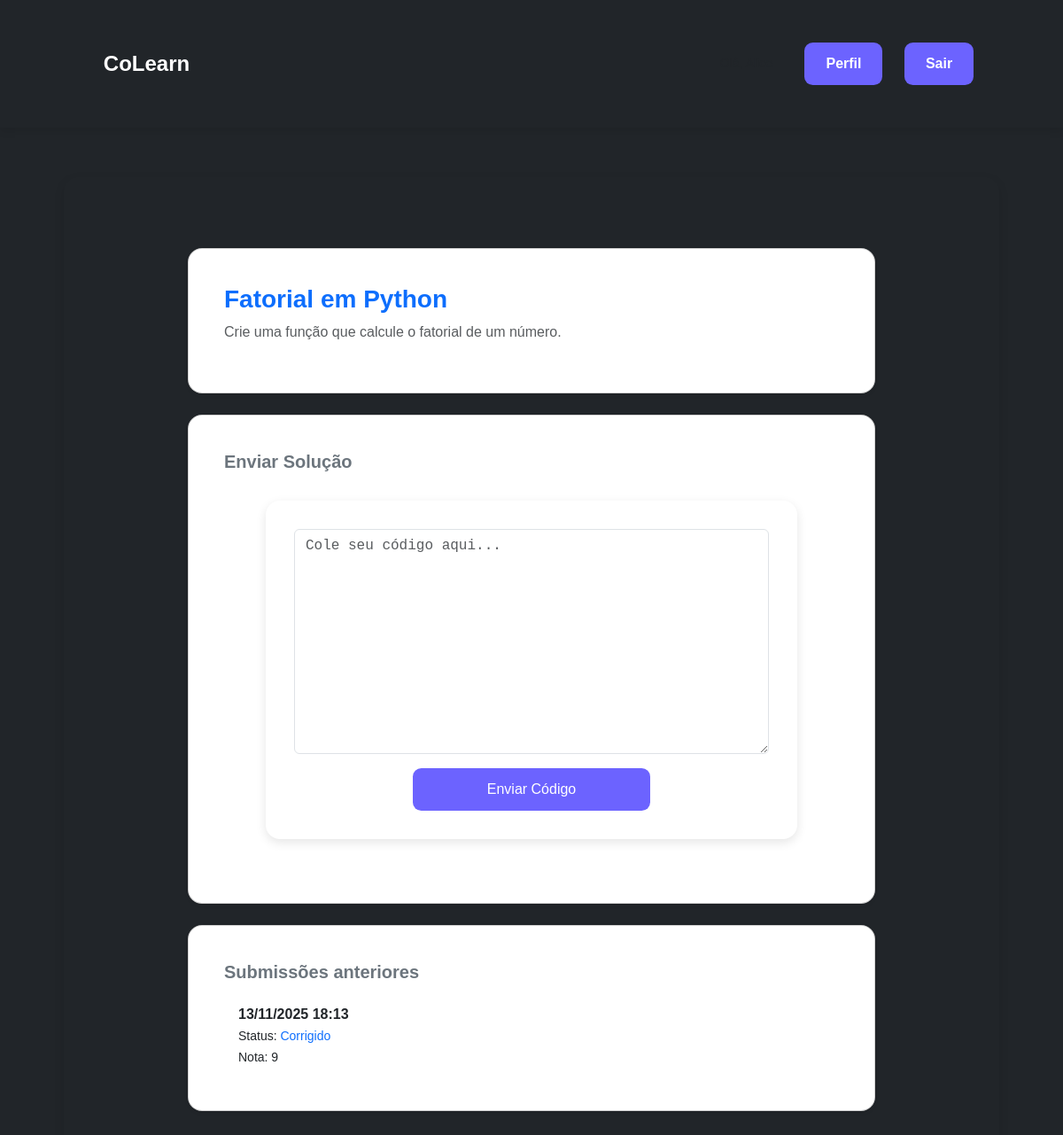
Page /exercicio/1 (signed in) on the committed database.
### app/models.py (models this page shows)
class Exercicio(db.Model):
    id = db.Column(db.Integer, primary_key=True)
    titulo = db.Column(db.String(200), nullable=False)
    descricao = db.Column(db.Text, nullable=False)
    dificuldade = db.Column(db.String(50), nullable=False)
    autor_id = db.Column(db.Integer, db.ForeignKey('usuario.id'))
    autor = db.relationship('Usuario', backref='exercicios')
    created_at = db.Column(db.DateTime, default=datetime.utcnow)

class Submissao(db.Model):
    id = db.Column(db.Integer, primary_key=True)
    codigo = db.Column(db.Text, nullable=False)
    user_id = db.Column(db.Integer, db.ForeignKey('usuario.id'))
    exercicio_id = db.Column(db.Integer, db.ForeignKey('exercicio.id'))
    status = db.Column(db.String(50), default='pendente')
    nota = db.Column(db.Integer, nullable=True)
    created_at = db.Column(db.DateTime, default=datetime.utcnow)

### app/routes.py (the view, shortened to what this page needs)
@exercicio_bp.route('/<int:id>', methods=['GET','POST'])
@login_required
def view_exercicio(id):
    exercicio = Exercicio.query.get_or_404(id)
    submissoes = Submissao.query.filter_by(user_id=current_user.id, exercicio_id=id).order_by(Submissao.created_at.desc()).all()
    return render_template('view_exercicio.html', exercicio=exercicio, submissoes=submissoes)

### app/__init__.py (called while the page is built)
@login_manager.user_loader
def load_user(user_id):
    return Usuario.query.get(int(user_id))

### app/templates/view_exercicio.html (shortened to what this page needs)
{% extends 'base.html' %}
{% block content %}
<div class="container py-4" style="max-width: 800px;">
  <div class="card shadow-sm mb-4">
    <div class="card-body">
      <h3 class="text-primary">{{ exercicio.titulo }}</h3>
      <p class="text-muted">{{ exercicio.descricao }}</p>
    </div>
  </div>
  <div class="card shadow-sm mb-4">
    <div class="card-body">
      <h5 class="text-secondary mb-3">Enviar Solução</h5>
      <form method="POST">
        <div class="mb-3">
          <textarea class="form-control font-monospace" name="codigo" rows="10" placeholder="Cole seu código aqui..." required></textarea>
        </div>
        <button type="submit" class="btn btn-success">Enviar Código</button>
      </form>
    </div>
  </div>
  <div class="card shadow-sm">
    <div class="card-body">
      <h5 class="text-secondary mb-3">Submissões anteriores</h5>
      {% if submissoes %}
        <ul class="list-group list-group-flush">
          {% for s in submissoes %}
          <li class="list-group-item d-flex justify-content-between align-items-center">
            <div>
              <strong>{{ s.created_at.strftime('%d/%m/%Y %H:%M') }}</strong><br>
              <small>Status: <span class="text-primary">{{ s.status }}</span></small><br>
              <small>Nota: {{ s.nota or 'Sem nota' }}</small>
            </div>
          </li>
          {% endfor %}
        </ul>
      {% else %}
        <p class="text-muted">Nenhuma submissão encontrada.</p>
      {% endif %}
    </div>
  </div>
</div>
{% endblock %}

### app/static/style.css (style rules this page uses)
:root { --primary: #6c63ff; --primary-dark: #5148d8; --secondary: #b39ddb; --accent: #9c27b0; --background: #f5f5fa; --card-bg: #ffffff; --text: #2c2c34; --text-light: #666; --shadow: rgba(0, 0, 0, 0.1); }
body { margin: 0; font-family: 'Poppins', sans-serif; background-color: var(--background); color: var(--text); display: flex; flex-direction: column; min-height: 100vh; }
.container { max-width: 1100px; width: 90%; margin: 2rem auto; }
.card { background: var(--card-bg); border-radius: 1rem; padding: 1.5rem; box-shadow: 0 4px 12px var(--shadow); transition: transform 0.2s ease, box-shadow 0.3s ease; }
h1, h2, h3, h4, h5 { color: var(--primary-dark); font-weight: 600; }
p { color: var(--text-light); }
form { background: var(--card-bg); padding: 2rem; border-radius: 1rem; box-shadow: 0 4px 12px var(--shadow); width: 100%; max-width: 600px; margin: 2rem auto; text-align: center; }
input, select, textarea { padding: 0.8rem 1rem; border: 1px solid #ccc; border-radius: 0.6rem; font-size: 1rem; outline: none; transition: 0.2s; }
button, .btn { background-color: var(--primary); color: #fff; border: none; padding: 0.75rem 1.5rem; border-radius: 0.6rem; font-size: 1rem; font-weight: 500; cursor: pointer; transition: background-color 0.3s, transform 0.1s; }
button { background: var(--primary); color: #fff; font-weight: 600; border: none; border-radius: 10px; padding: 10px 25px; cursor: pointer; transition: background 0.2s ease, transform 0.1s; width: 50%; }

### rows in the picture
Exercicio: titulo "Fatorial em Python", descricao "Crie uma função que calcule o fatorial de um número."
Submissao: created_at "13/11/2025 18:13", status "Corrigido", nota "9"
